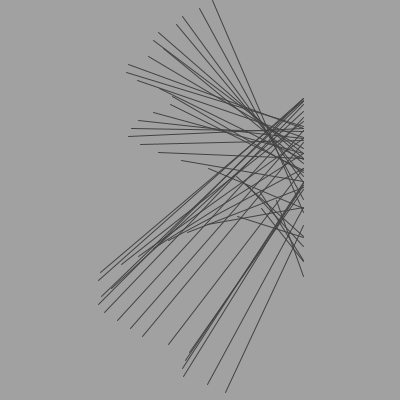
Frame 1 (no input)
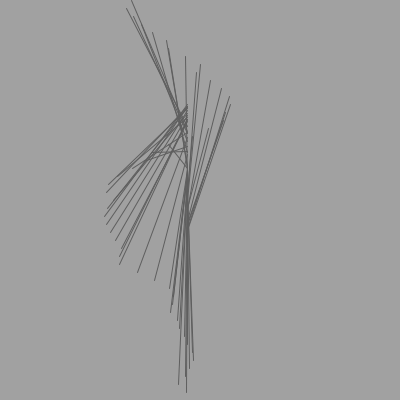
Frame 60 (the mouse pressed at the canvas centre just before this capture)
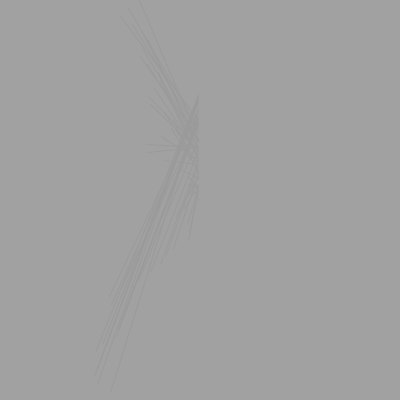
Frame 120 (the mouse held since frame 60 and released just before this capture)

The Processing sketch that drew these frames (run headless with seeded random() and noise(); from frame 60 on, the mouse is pressed at the canvas centre):

// Processing sketch: TrippyLines
// ── TrippyLines.pde
float time = 0;
float c;
   
void setup() {
  size(400, 400);
  background(255);
  c = random(250);
}
   
void draw() {
  //background(random(255)); //use this for trippy
  background(c);
  stroke(random(255));
  float x = 0;
  while (x < width) {
    line(350  * noise(x / 100, time), x, 500 * noise(0.1 / 100, time), 350 * noise(x / 100, time));
    x += 8;
  }
  time += 0.03;
}
